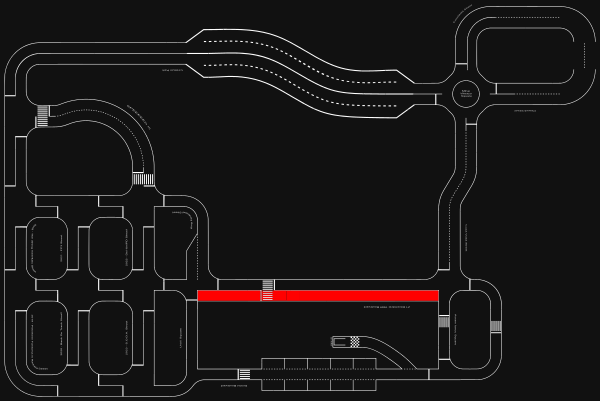
#> input picture assets/_track_test.png, 600 x 401 px; its folder holds only this picture in this run
$ python -i lane_detector.py   (imports and definitions only)
#> lines starting #> are read from the running program, lines starting #| are printed output that depends on the picture; after the words box and inside, x2 and y2 are one past the last pixel; in counts of white or black regions, pixels touching at a corner belong together
### perception/lane_tracker.py
import numpy as np
import cv2

class DeadReckoningNavigator:
    def __init__(self):
        self.last_valid_target    = 320.0
        self.last_valid_curvature = 0.0
        self._lost_time_s         = 0.0
        self.yaw_at_loss          = 0.0
        self.is_lost              = False

    def reset_lost_timer(self, current_yaw: float):
        self._lost_time_s = 0.0
        self.yaw_at_loss  = current_yaw
        self.is_lost      = False

    # [24 lines left out: functions accumulate, predict_target, not called in this run]

class HybridLaneTracker:
    NWINDOWS         = 9
    SW_MARGIN        = 60
    MINPIX           = 50
    POLY_MARGIN_BASE = 60
    POLY_MARGIN_CURV = 120
    MIN_PIX_OK       = 200
    EMA_ALPHA        = 0.85
    EMA_ALPHA_TURN   = 1.0
    STALE_FIT_FRAMES = 12

    WIDE_ROAD_PX             = 420
    SINGLE_LANE_PX           = 200
    RIGHT_LANE_BIAS_PX       = 0    # Shift target 0 pixels (absolute center tracking)
    DIVIDER_FOLLOW_OFFSET_PX = 145  # Must be > DIVIDER_SAFE_PX (130) to avoid force-field oscillations

    def __init__(self, img_shape=(480, 640)):
        self.h, self.w = img_shape
        self.mode       = "SEARCH"
        self.left_fit   = None
        self.right_fit  = None
        self.sl         = None
        self.sr         = None
        self.left_conf  = 0
        self.right_conf = 0
        self.left_stale  = 0
        self.right_stale = 0
        self.estimated_lane_width = 380.0
        self.right_lost_frames = 0
        self.dead_reckoner = DeadReckoningNavigator()

    def update(self, warped_binary, map_hint: str = "STRAIGHT"):
        nz  = warped_binary.nonzero()
        nzy = np.array(nz[0])
        nzx = np.array(nz[1])

        if self.mode == "TRACKING" and (self.sl is not None or self.sr is not None):
            curv = self.get_curvature(self.h // 2)
            li, ri, dbg = self._poly_search(warped_binary, nzx, nzy, curvature=curv, map_hint=map_hint)
            mode_label  = "POLY"
        else:
            li, ri, dbg = self._sliding_window(warped_binary, nzx, nzy, map_hint=map_hint)
            mode_label  = "SLIDE"

        self.left_conf  = len(li)
        self.right_conf = len(ri)
        has_l = self.left_conf  >= self.MIN_PIX_OK
        has_r = self.right_conf >= self.MIN_PIX_OK

        if has_l:
            fl = np.polyfit(nzy[li], nzx[li], 2)
            self.left_fit  = fl
            curv_now = self.get_curvature(self.h // 2)
            alpha = self.EMA_ALPHA_TURN if curv_now > 0.002 else self.EMA_ALPHA
            self.sl        = self._ema(self.sl, fl, alpha)
            self.left_stale = 0
        else:
            self.left_stale += 1
            if self.left_stale > self.STALE_FIT_FRAMES:
                self.left_fit, self.sl = None, None

        if has_r:
            fr = np.polyfit(nzy[ri], nzx[ri], 2)
            self.right_fit  = fr
            curv_now = self.get_curvature(self.h // 2)
            alpha = self.EMA_ALPHA_TURN if curv_now > 0.002 else self.EMA_ALPHA
            self.sr         = self._ema(self.sr, fr, alpha)
            self.right_stale = 0
        else:
            self.right_stale += 1
            if self.right_stale > self.STALE_FIT_FRAMES:
                self.right_fit, self.sr = None, None

        # Collision guard: if both fits converge within 120 px of each other, drop the weaker one
        if has_l and has_r and self.left_fit is not None and self.right_fit is not None:
            sep = float(np.polyval(self.right_fit, self.h * 0.75) - np.polyval(self.left_fit, self.h * 0.75))
            if sep < 120:
                if self.left_conf < self.right_conf:
                    self.left_fit, self.sl, self.left_stale, has_l = None, None, self.STALE_FIT_FRAMES, False
                else:
                    self.right_fit, self.sr, self.right_stale, has_r = None, None, self.STALE_FIT_FRAMES, False

        if has_l and has_r:
            if not self._width_sane(self.left_fit, self.right_fit):
                if self.left_conf < self.right_conf:
                    self.left_fit, self.sl, self.left_stale, has_l = None, None, self.STALE_FIT_FRAMES, False
                else:
                    self.right_fit, self.sr, self.right_stale, has_r = None, None, self.STALE_FIT_FRAMES, False
            else:
                y_positions = [100, 200, 300, 400]
                widths = [np.polyval(self.sr, y) - np.polyval(self.sl, y) for y in y_positions]
                weighted_avg_width = np.average(widths, weights=[4, 3, 2, 1])
                self.estimated_lane_width = 0.8 * self.estimated_lane_width + 0.2 * weighted_avg_width

        self.mode = "TRACKING" if (has_l or has_r or self.sl is not None or self.sr is not None) else "SEARCH"
        return self.sl, self.sr, dbg, mode_label

    def get_target_x(self, y_eval, lane_width_px, extra_offset_px=0,
                     nav_state="NORMAL", frames_lost=0,
                     last_speed=0.0, last_steering=0.0, current_yaw=0.0,
                     imu_yaw_rate=0.0):
        sl, sr = self.sl, self.sr
        hw = lane_width_px / 2.0
        def ev(fit): return float(np.polyval(fit, y_eval))

        if nav_state == "ROUNDABOUT":
            if sl is not None: return ev(sl) + hw + extra_offset_px, "RBT_INNER"
            if sr is not None: return ev(sr) - hw + extra_offset_px, "RBT_OUTER"
            return None, "RBT_LOST"

        if nav_state.startswith("JUNCTION"):
            if nav_state == "JUNCTION_RIGHT":
                if sr is not None: return ev(sr) - (lane_width_px * 0.40) + extra_offset_px, "JCT_RIGHT_EDGE"
                elif sl is not None: return ev(sl) + (lane_width_px * 1.5) + extra_offset_px, "JCT_RIGHT_GHOST"
                else: return 320.0 + (lane_width_px * 0.8) + extra_offset_px, "JCT_RIGHT_BLIND"
            elif nav_state == "JUNCTION_LEFT":
                if sl is not None: return ev(sl) + (lane_width_px * 0.40) + extra_offset_px, "JCT_LEFT_EDGE"
                elif sr is not None: return ev(sr) - (lane_width_px * 1.5) + extra_offset_px, "JCT_LEFT_GHOST"
                else: return 320.0 - (lane_width_px * 0.8) + extra_offset_px, "JCT_LEFT_BLIND"
            return 320.0 + extra_offset_px, "JCT_WAITING_CHOICE"

        has_right = (sr is not None)
        has_left  = (sl is not None)

        if not has_right and not has_left:
            predicted_x, conf = self.dead_reckoner.predict_target(last_speed, last_steering, current_yaw)
            return predicted_x + extra_offset_px, f"DEAD_RECKONING_{conf:.2f}"

        if has_right:
            self.right_lost_frames = 0
            self.right_yaw_at_loss = current_yaw
            if has_left:
                base_x = (ev(sl) + ev(sr)) / 2.0
                anchor = "CENTER_DUAL"
            else:
                base_x = ev(sr) - hw
                anchor = "RIGHT_LANE_ONLY"
        else:
            self.right_lost_frames += 1
            if has_left:
                # Right line not visible — use left line + half lane width to stay centred.
                # This is the normal case on the BFMC track where only the inner boundary
                # (centre divider) is in the camera's field of view.
                base_x = ev(sl) + hw
                anchor = "LEFT_LANE_ONLY"
            elif self.right_lost_frames < 80: # ~4 seconds at 20 Hz
                # The user requested exactly a 5-degree left steer when BOTH lines drop.
                # So we aim the car 5 degrees to the left of wherever it was pointing when the line vanished.
                target_yaw = getattr(self, 'right_yaw_at_loss', current_yaw) - 5.0
                delta_yaw_deg = current_yaw - target_yaw

                # Because Stanley Controller chases a pixel target:
                # 320.0 is straight ahead. If we want to steer left, we place the pixel target to the left (< 320).
                # `delta_yaw_deg` positive means car is too far right, so we pull target left.
                base_x = 320.0 - (delta_yaw_deg * 20.0)
                anchor = "IMU_5_DEG_LEFT_FALLBACK"
            else:
                # After 4 seconds of blind 5-deg left steering, fallback to dead reckoning
                predicted_x, conf = self.dead_reckoner.predict_target(last_speed, last_steering, current_yaw)
                return predicted_x + extra_offset_px, f"DEAD_RECKONING_{conf:.2f}"

        # X-axis damping based on IMU yaw rate
        base_x -= (imu_yaw_rate * 5.0)

        self.dead_reckoner.last_valid_target    = base_x
        self.dead_reckoner.last_valid_curvature = self.get_curvature(y_eval)
        self.dead_reckoner.reset_lost_timer(current_yaw)
        return base_x + extra_offset_px, anchor

    def get_curvature(self, y_eval):
        fit = self.sr if self.sr is not None else self.sl
        if fit is None: return 0.0
        a, b = fit[0], fit[1]
        denom = (1.0 + (2.0 * a * y_eval + b) ** 2) ** 1.5
        return abs(2.0 * a) / max(denom, 1e-6)

    def get_signed_curvature(self, y_eval):
        fit = self.sr if self.sr is not None else self.sl
        if fit is None: return 0.0
        a, b = fit[0], fit[1]
        denom = (1.0 + (2.0 * a * y_eval + b) ** 2) ** 1.5
        return (2.0 * a) / max(denom, 1e-6)

    def _sliding_window(self, warped, nzx, nzy, map_hint: str = "STRAIGHT"):
        dbg  = cv2.cvtColor(warped, cv2.COLOR_GRAY2BGR)
        hist = np.sum(warped[self.h // 2:, :], axis=0)
        mid, margin = self.w // 2, self.SW_MARGIN   # true centre = 320

        shift = 0
        if map_hint == "LEFT":  shift = -60
        elif map_hint == "RIGHT": shift = 60

        # Strict left / right zones with a 60 px dead band at the centre
        l_lo = max(0,        shift)
        l_hi = max(l_lo + 1, mid - 30 + shift)
        r_lo = min(self.w,   mid + 30 + shift)
        r_hi = self.w

        lb = int(np.argmax(hist[l_lo:l_hi])) + l_lo if l_hi > l_lo else margin
        rb = int(np.argmax(hist[r_lo:r_hi])) + r_lo if r_hi > r_lo else self.w - margin

        l_val = int(hist[lb]) if 0 <= lb < self.w else 0
        r_val = int(hist[rb]) if 0 <= rb < self.w else 0

        # Ghost estimation: when only one side has real signal, project the other
        # from the known estimated lane width instead of letting both chase the same line.
        # When neither side has signal, park both at symmetric positions around centre
        # so windows don't snap to corners (argmax(zeros)==0 → left snaps to x=0).
        GHOST_MIN = 80  # histogram pixel-sum threshold to count as a real peak
        if l_val >= GHOST_MIN and r_val < GHOST_MIN:
            rb = int(np.clip(lb + self.estimated_lane_width, r_lo, self.w - margin))
        elif r_val >= GHOST_MIN and l_val < GHOST_MIN:
            lb = int(np.clip(rb - self.estimated_lane_width, margin, l_hi - 1))
        else:
            # No signal on either side — default to symmetric positions around mid
            half = int(self.estimated_lane_width // 2)
            lb = int(np.clip(mid - half, margin, mid - 30))
            rb = int(np.clip(mid + half, mid + 30, self.w - margin))

        wh = self.h // self.NWINDOWS
        lx, rx = lb, rb
        li, ri = [], []

        for win in range(self.NWINDOWS):
            y_lo, y_hi = self.h - (win + 1) * wh, self.h - win * wh
            xl0, xl1 = max(0, lx - self.SW_MARGIN), min(self.w, lx + self.SW_MARGIN)
            xr0, xr1 = max(0, rx - self.SW_MARGIN), min(self.w, rx + self.SW_MARGIN)

            cv2.rectangle(dbg, (xl0, y_lo), (xl1, y_hi), (0, 255, 0), 2)
            cv2.rectangle(dbg, (xr0, y_lo), (xr1, y_hi), (0, 255, 0), 2)

            gl = ((nzy >= y_lo) & (nzy < y_hi) & (nzx >= xl0)  & (nzx < xl1)).nonzero()[0]
            gr = ((nzy >= y_lo) & (nzy < y_hi) & (nzx >= xr0)  & (nzx < xr1)).nonzero()[0]
            li.append(gl); ri.append(gr)

            if len(gl) > self.MINPIX: lx = int(np.mean(nzx[gl]))
            if len(gr) > self.MINPIX: rx = int(np.mean(nzx[gr]))

        li, ri = np.concatenate(li) if len(li) else np.array([]), np.concatenate(ri) if len(ri) else np.array([])
        if len(li): dbg[nzy[li], nzx[li]] = [255, 80, 80]
        if len(ri): dbg[nzy[ri], nzx[ri]] = [80,  80, 255]
        return li, ri, dbg

    # [29 lines left out: function _poly_search, not called in this run]

    def _width_sane(self, lf, rf, y=400):
        if rf is None or lf is None: return False
        w = np.polyval(rf, y) - np.polyval(lf, y)
        return 150 < w < 550

    def _ema(self, prev, new, alpha=None):
        if alpha is None:
            alpha = self.EMA_ALPHA
        if prev is None: return new.copy()
        return alpha * new + (1.0 - alpha) * prev

### perception/lane_detector.py
import cv2
import numpy as np
import math
from dataclasses import dataclass
from perception.lane_tracker import HybridLaneTracker
from config import LANE_SRC_PTS, LANE_DST_PTS, LANE_CLIP_MASK_WARPED

@dataclass
class LaneResult:
    warped_binary:     np.ndarray
    lane_dbg:          np.ndarray
    sl:                object
    sr:                object
    target_x:          float
    lateral_error_px:  float
    anchor:            str
    confidence:        float
    lane_width_px:     float
    curvature:         float
    heading_rad:       float = 0.0
    heading_conf:      float = 0.0
    y_eval:            float = 320.0
    optical_yaw_rate:  float = 0.0
    optical_vel:       float = 0.0
    signed_curvature:  float = 0.0
    imu_yaw_rate:      float = 0.0

class VisualOdometry:
    def __init__(self):
        self.feature_params = dict(maxCorners=50, qualityLevel=0.3, minDistance=7, blockSize=7)
        self.lk_params = dict(winSize=(15, 15), maxLevel=2, criteria=(cv2.TERM_CRITERIA_EPS | cv2.TERM_CRITERIA_COUNT, 10, 0.03))
        self.p0       = None
        self.old_gray = None

    def update(self, frame_bgr, dt: float):
        if dt <= 0: return 0.0, 0.0
        gray = cv2.cvtColor(frame_bgr, cv2.COLOR_BGR2GRAY)
        h, w = gray.shape
        roi  = gray[int(h * 0.6):, :]

        if self.p0 is None or len(self.p0) < 10:
            p0_roi = cv2.goodFeaturesToTrack(roi, mask=None, **self.feature_params)
            if p0_roi is not None:
                p0_roi[:, 0, 1] += int(h * 0.6)
                self.p0       = p0_roi
                self.old_gray = gray.copy()
            return 0.0, 0.0

        p1, st, _ = cv2.calcOpticalFlowPyrLK(self.old_gray, gray, self.p0, None, **self.lk_params)

        if p1 is None or st is None:
            self.p0 = None
            return 0.0, 0.0

        good_new = p1[st == 1]
        good_old = self.p0[st == 1]

        yaw_rate = vel = 0.0
        if len(good_new) > 3:
            dx = good_new[:, 0] - good_old[:, 0]
            dy = good_new[:, 1] - good_old[:, 1]
            yaw_rate = float(-np.median(dx) * 0.015 / dt)
            vel      = float( np.median(dy) * 0.008 / dt)

        self.old_gray = gray.copy()
        self.p0       = good_new.reshape(-1, 1, 2) if len(good_new) > 0 else None
        return yaw_rate, vel

class LaneDetector:
    def __init__(self):
        self.SRC_PTS = np.float32(LANE_SRC_PTS)
        self.DST_PTS = np.float32(LANE_DST_PTS)
        self.M_forward = cv2.getPerspectiveTransform(self.SRC_PTS, self.DST_PTS)
        self.clahe = cv2.createCLAHE(clipLimit=3.0, tileGridSize=(8, 8))
        self.tracker = HybridLaneTracker(img_shape=(480, 640))
        self.vo = VisualOdometry()
        self.lost_frames = 0
        self.last_target_x = 320.0
        self._heading_ema = 0.0
        self.last_yaw = None

    def process(self, raw_frame, dt: float = 0.033, extra_offset_px=0.0,
                nav_state="NORMAL", velocity_ms=0.0, last_steering=0.0,
                upcoming_curve: str = "STRAIGHT", pitch_rad: float = 0.0,
                current_yaw: float = 0.0) -> LaneResult:
        if raw_frame.shape[:2] != (480, 640):
            process_frame = cv2.resize(raw_frame, (640, 480))
        else:
            process_frame = raw_frame

        opt_yaw_rate, opt_vel = self.vo.update(process_frame, dt)

        if self.last_yaw is None: self.last_yaw = current_yaw
        imu_yaw_rate = (current_yaw - self.last_yaw) / max(dt, 0.001)
        self.last_yaw = current_yaw

        if abs(pitch_rad) > 0.001:
            shift_px  = int(pitch_rad * 400)
            dyn_src   = self.SRC_PTS.copy()
            dyn_src[0][1] += shift_px
            dyn_src[1][1] += shift_px
            M_use = cv2.getPerspectiveTransform(dyn_src, self.DST_PTS)
        else:
            M_use = self.M_forward

        warped_colour = cv2.warpPerspective(process_frame, M_use, (640, 480))
        warped_colour[LANE_CLIP_MASK_WARPED] = 0

        lab = cv2.cvtColor(warped_colour, cv2.COLOR_BGR2LAB)
        L = lab[:, :, 0]   # Raw L — no CLAHE (CLAHE amplifies road-texture noise)

        # Gentle brightness normalisation for indoor lighting variation
        mean_l = np.mean(L)
        if mean_l < 80:
            L = cv2.convertScaleAbs(L, alpha=1.0 + (80 - mean_l) / 100, beta=0)
        elif mean_l > 160:
            L = cv2.convertScaleAbs(L, alpha=1.0 - (mean_l - 160) / 250, beta=0)

        # Blur suppresses residual texture noise, then global threshold isolates
        # bright-white lane markings (L≈200+) away from brownish road surface (L≈80-130).
        L_blur = cv2.GaussianBlur(L, (5, 5), 0)
        _, binary = cv2.threshold(L_blur, 155, 255, cv2.THRESH_BINARY)
        warped_binary = cv2.morphologyEx(binary, cv2.MORPH_CLOSE, cv2.getStructuringElement(cv2.MORPH_RECT, (5, 5)))

        map_hint = upcoming_curve if upcoming_curve in ("LEFT", "RIGHT") else "STRAIGHT"
        sl, sr, line_dbg, mode_label = self.tracker.update(warped_binary, map_hint=map_hint)

        base_curv = self.tracker.get_curvature(320)
        y_eval = 180.0 + min(1.0, base_curv / 0.003) * 120.0 # Dynamic lookahead
        lw = self.tracker.estimated_lane_width

        target_x, anchor = self.tracker.get_target_x(
            y_eval, lw, extra_offset_px, nav_state, self.lost_frames,
            velocity_ms, last_steering, current_yaw, imu_yaw_rate=imu_yaw_rate
        )
        if not hasattr(self, "_target_ema"):
            self._target_ema = target_x

        # Make EMA heavily smooth small noise to prevent wobble, but track large changes fast
        delta = abs(target_x - self._target_ema)
        if delta > 20.0:
            alpha = 0.7 # Fast response for curves / corrections
        elif delta > 5.0:
            alpha = 0.3 # Moderate smoothing
        else:
            alpha = 0.05 # Heavy damping on straight lines for micro-noise

        self._target_ema = (1.0 - alpha) * self._target_ema + alpha * target_x
        target_x = self._target_ema

        if target_x is None:
            self.lost_frames += 1
            self.tracker.dead_reckoner.accumulate(dt, current_yaw)
            target_x = self.last_target_x
        else:
            self.lost_frames = 0
            self.last_target_x = target_x

        curv = self.tracker.get_curvature(y_eval)
        signed_curv = self.tracker.get_signed_curvature(y_eval)
        conf = 1.0 if (sl is not None and sr is not None) else 0.5 if (sl is not None or sr is not None) else 0.0

        heading_rad = 0.0
        def _lane_heading(fit, y):
            return math.atan2(np.polyval(fit, y - 50) - np.polyval(fit, y), 50)
        if sl is not None and sr is not None:
            heading_rad = (_lane_heading(sl, y_eval) + _lane_heading(sr, y_eval)) / 2.0
        elif sl is not None:
            heading_rad = _lane_heading(sl, y_eval)
        elif sr is not None:
            heading_rad = _lane_heading(sr, y_eval)
        # Smooth heading heavily to prevent reactive wobble
        self._heading_ema = 0.85 * self._heading_ema + 0.15 * heading_rad
        heading_rad = self._heading_ema

        return LaneResult(
            warped_binary=warped_binary,
            lane_dbg=line_dbg,
            sl=sl, sr=sr,
            target_x=target_x,
            lateral_error_px=target_x - 320.0,
            anchor=anchor,
            confidence=conf,
            lane_width_px=lw,
            curvature=curv,
            heading_rad=heading_rad,
            heading_conf=conf,
            y_eval=y_eval,
            optical_yaw_rate=opt_yaw_rate,
            optical_vel=opt_vel,
            signed_curvature=signed_curv,
            imu_yaw_rate=imu_yaw_rate,
        )

>>> import cv2
>>> picture = cv2.imread('../assets/_track_test.png')
#> picture is the input picture: shape (401, 600, 3); mean B, G, R 22.5, 22.5, 25
>>> result = LaneDetector().process(picture)
#> in process, `process_frame = cv2.resize(raw_frame, (640, 480))`:
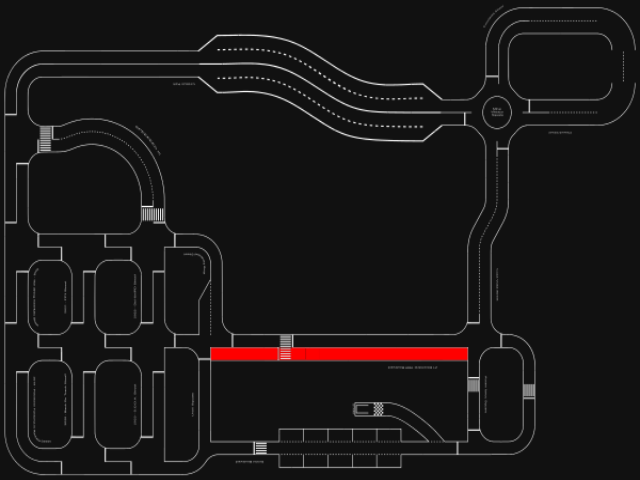
#> process_frame: shape (480, 640, 3); mean B, G, R 22.5, 22.5, 25
#> in update, `roi  = gray[int(h * 0.6):, :]`:
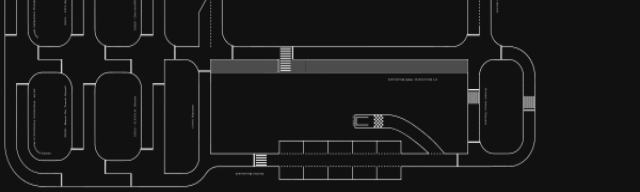
#> roi: shape (192, 640); min 17, max 224, mean 25
#> in update, `p0_roi = cv2.goodFeaturesToTrack(roi, mask=None, **self.feature_params)`: p0_roi = 50 rows, first 8: [255, 164], [477, 91], [502, 58], [256, 155], [107, 47], [294, 48], [18, 86], [478, 139]
#> in update, `self.p0       = p0_roi`: self.p0 = 50 rows, first 8: [255, 452], [477, 379], [502, 346], [256, 443], [107, 335], [294, 336], [18, 374], [478, 427]
#> in process, `opt_yaw_rate, opt_vel = self.vo.update(process_frame, dt)`: opt_yaw_rate = 0
#> in process, `warped_colour = cv2.warpPerspective(process_frame, M_use, (640, 480))`:
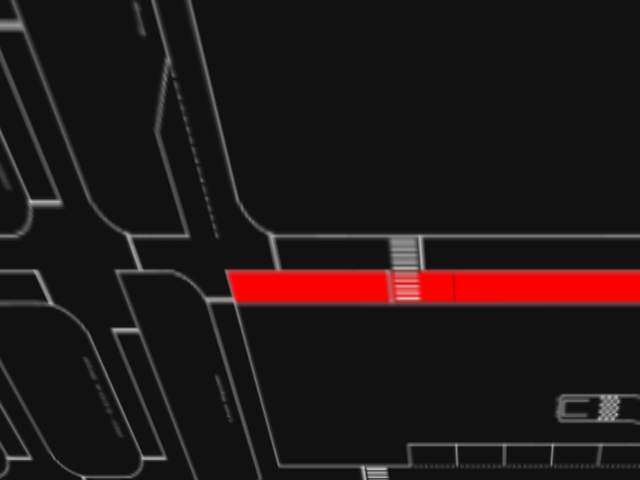
#> warped_colour: shape (480, 640, 3); mean B, G, R 22.4, 22.4, 32.3
#> in process, `warped_colour[LANE_CLIP_MASK_WARPED] = 0`:
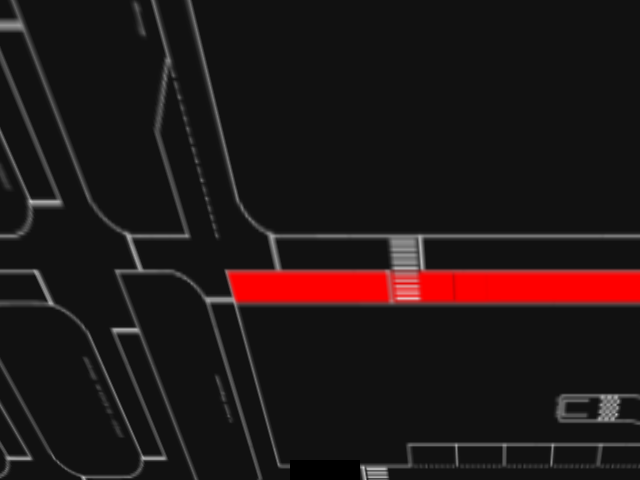
#> warped_colour: shape (480, 640, 3); 0.46% of pixels changed, all inside (x1, y1, x2, y2) = (290, 460, 360, 480)
#> in process, `L = lab[:, :, 0]`:
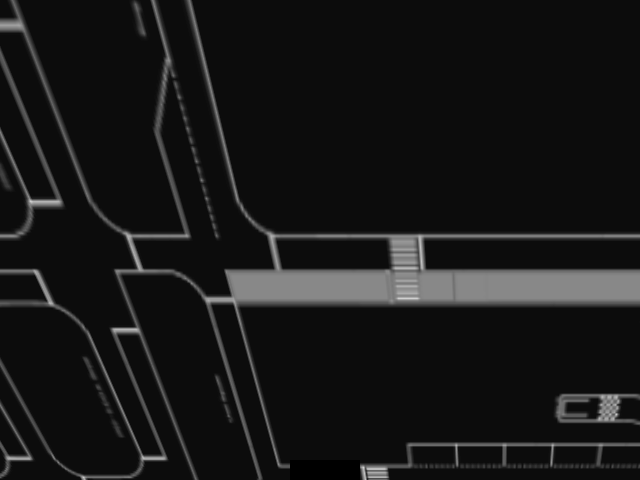
#> L: shape (480, 640); min 0, max 208, mean 23.6
#> in process, `mean_l = np.mean(L)`: mean_l = 23.56
#> in process, `L = cv2.convertScaleAbs(L, alpha=1.0 + (80 - mean_l) / 100, beta=0)`:
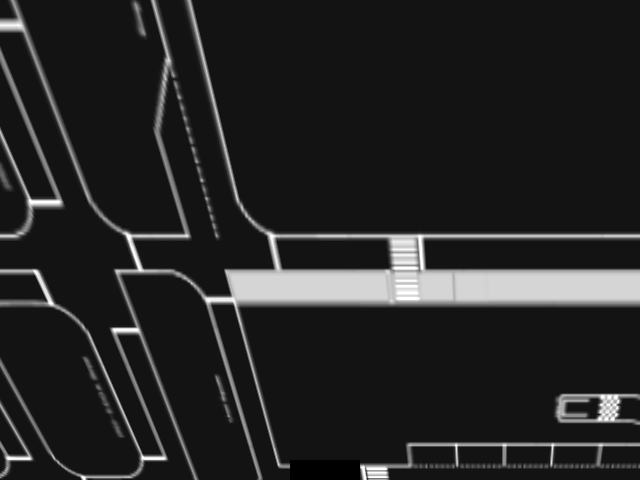
#> L: shape (480, 640); min 0, max 255, mean 37
#> (the rest of the program and of its run is left out)
